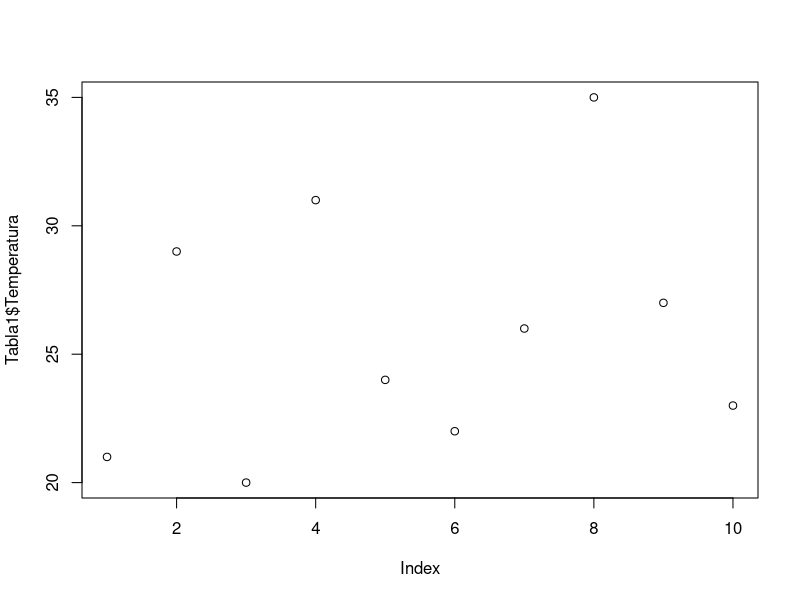
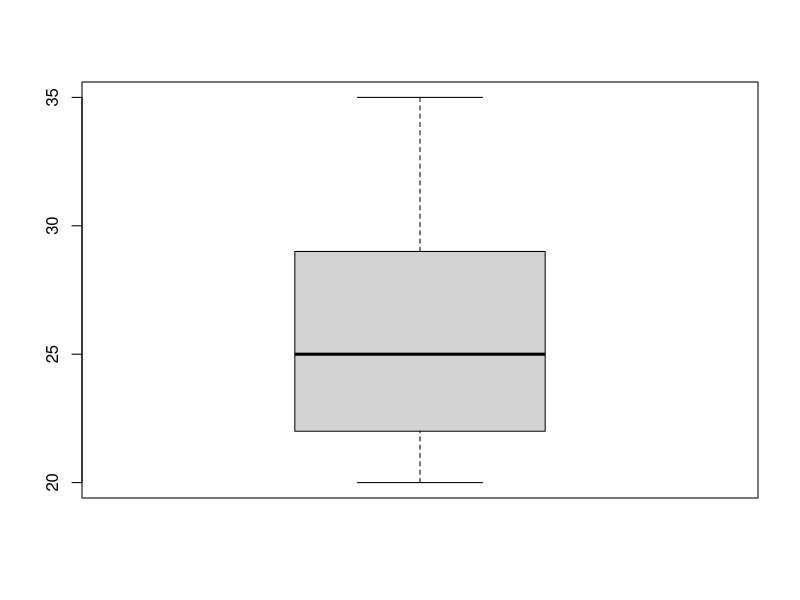
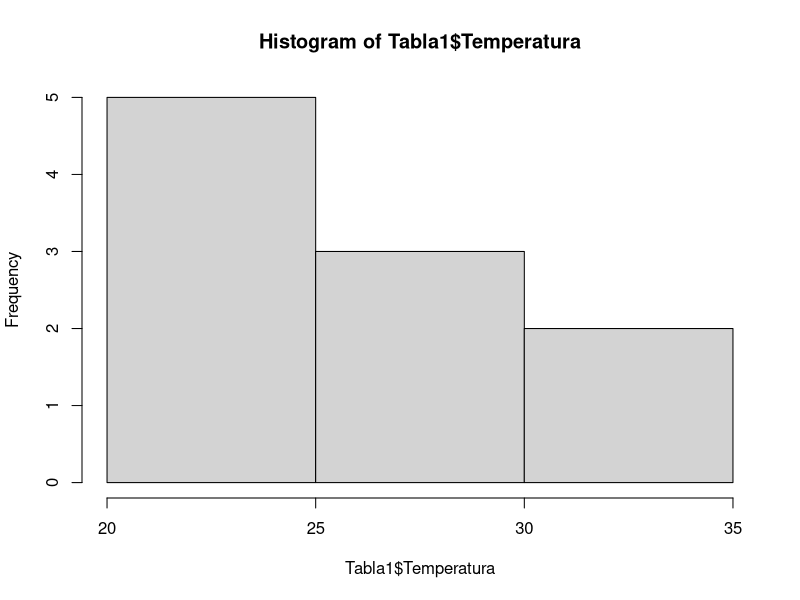

R code for these plots, in order:
## ---- chunk 1
2 + 2
## ---- chunk 2
2 - 2
## ---- chunk 3
2 * 2
## ---- chunk 4
2 / 2
## ---- chunk 5
sqrt(2)
## ---- chunk 6
34.5 + 0.3*36.4
## ---- chunk 7
x <- 5 # En este caso, x tendrá el valor de 5
## ---- chunk 8
y <- -3 # En este caso, y tendrá el valor de -3
## ---- chunk 9
Peso <- c(12.5, 23, 12.6, 18, 7, 18.3, 23, 40, 21,8)
## ---- chunk 10

Altura <- c(1:1000)
## ---- chunk 11
Aleatorios <- sample(1:1000, size = 50)
## ---- chunk 12
Dnormal <- rnorm(50, mean = 30, sd = 2.5)
## ---- chunk 13
Variabley <- "y"
## ---- chunk 14
Seccion <- c("1A", "1B", "3A", "2B", "2A", "3A")
## ---- chunk 15
Temperatura <- sample(20:35, 10)

Riqueza <- rnorm(10, mean = 5, sd= 3)

Franja <- c("A", "A", "C", "C", "A", "B", "B", "B", "A", "C")
## ---- chunk 16
Tabla1 <- data.frame(Franja, Temperatura, Riqueza)
## ---- chunk 17

knitr::kable(Tabla1)
## ---- chunk 18

summary(Tabla1)
## ---- chunk 19
mean(Tabla1$Temperatura)
## ---- chunk 20
median(Tabla1$Temperatura)
## ---- chunk 21

sd(Tabla1$Temperatura)

## ---- chunk 22
plot(Tabla1$Temperatura)
## ---- chunk 23
boxplot(Tabla1$Temperatura)
## ---- chunk 24
hist(Tabla1$Temperatura)
## ---- chunk 25
library(palmerpenguins)
## ---- chunk 26
data("penguins")
## ---- chunk 27
sapply(penguins[, 3:6], mean, na.rm = TRUE)
## ---- chunk 28
tapply(penguins$body_mass_g, penguins$species, mean, na.rm =TRUE )
